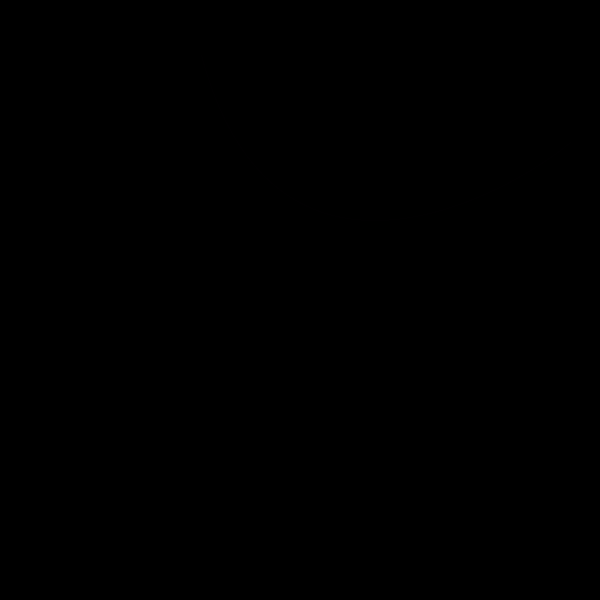
Frame 1 (no input)
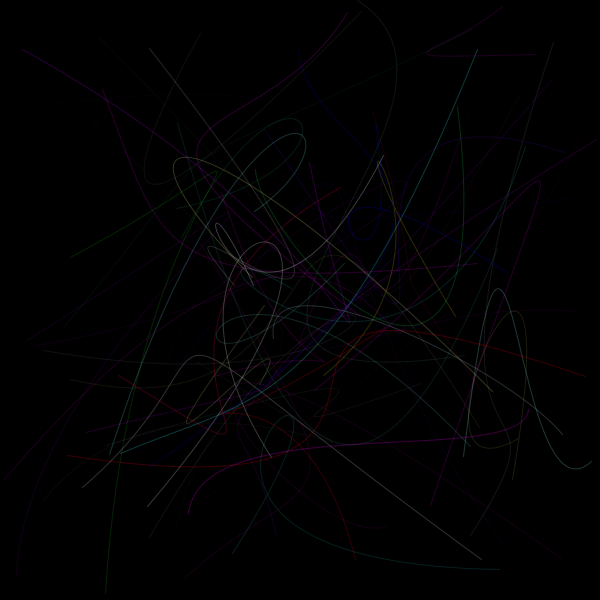
Frame 60 (the mouse pressed at the canvas centre just before this capture)
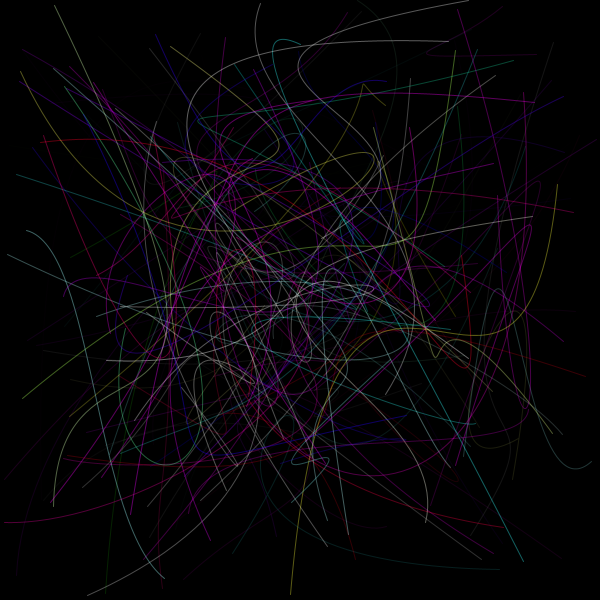
Frame 120 (the mouse held since frame 60 and released just before this capture)

The Processing sketch that drew these frames (run headless with seeded random() and noise(); from frame 60 on, the mouse is pressed at the canvas centre):

// Processing sketch: bezier_200
// ── bezier_200.pde
int d=0;
int[] e={255,0};
boolean upwards = false;
int opacity = 0;

void setup(){
  noFill();
  size(600, 600);
  background(0);
}

void draw(){
  d=(d>0)?0:1;
  
  if ((opacity == 100) || (opacity == 0))
    upwards = !upwards;
    
  if ( upwards == true )
    opacity++;
   else
    opacity--;
  
  
  println(opacity);
  
  
  stroke(b(),e[d],b(),opacity);
  bezier(b(),b(),b(),b(),b(),b(),b(),b());
}

float b(){
  return random(width);
}
